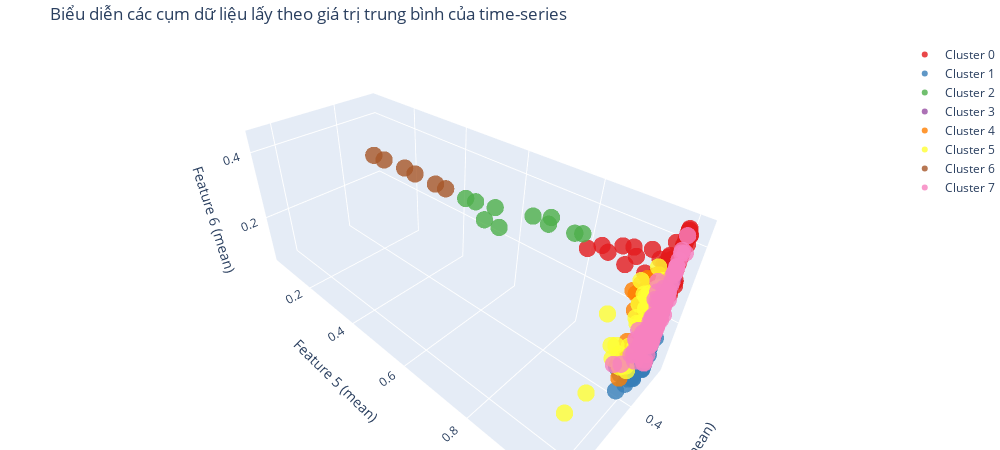

Notebook source saved alongside this figure:
### Code cell
colors = px.colors.qualitative.Set1
fig = go.Figure()

for i in range(k):
    cluster_points = x_mean[labels == i]
    
    fig.add_trace(go.Scatter3d(
        x=cluster_points[:, 3],
        y=cluster_points[:, 4],
        z=cluster_points[:, 5],
        mode='markers',
        marker=dict(size=6, color=colors[i % len(colors)], opacity=0.8),
        name=f'Cluster {i}'
    ))

fig.update_layout(
    title=f'Biểu diễn các cụm dữ liệu lấy theo giá trị trung bình của time-series',
    scene=dict(
        xaxis_title='Feature 4 (mean)',
        yaxis_title='Feature 5 (mean)',
        zaxis_title='Feature 6 (mean)',
    ),
    margin=dict(l=0, r=0, b=0, t=40),
    width=1000,  # Tăng chiều rộng
    height=450   # Tăng chiều cao
)
fig.show()

### Figure 1 — Plotly figure (JSON) as saved in the notebook; plotly's stock layout.template omitted (floating-point values rounded to 4 significant figures; data arrays with more than 128 entries replaced by an {"elided": "..."} marker saying what was removed)
{"data": [{"marker": {"color": "rgb(228,26,28)", "opacity": 0.8, "size": 6}, "mode": "markers", "name": "Cluster 0", "type": "scatter3d", "x": {"elided": "269 float values"}, "y": {"elided": "269 float values"}, "z": {"elided": "269 float values"}}, {"marker": {"color": "rgb(55,126,184)", "opacity": 0.8, "size": 6}, "mode": "markers", "name": "Cluster 1", "type": "scatter3d", "x": {"elided": "186 float values"}, "y": {"elided": "186 float values"}, "z": {"elided": "186 float values"}}, {"marker": {"color": "rgb(77,175,74)", "opacity": 0.8, "size": 6}, "mode": "markers", "name": "Cluster 2", "type": "scatter3d", "x": [0.2991, 0.2991, 0.3455, 0.2991, 0.2991, 0.3929, 0.3773, 0.2991, 0.2991, 0.2991], "y": [0.7932, 0.7739, 0.7317, 0.7088, 0.6591, 0.6323, 0.5745, 0.5435, 0.4769, 0.4413], "z": [0.3382, 0.3305, 0.3563, 0.3433, 0.3251, 0.3238, 0.3119, 0.2996, 0.2893, 0.2849]}, {"marker": {"color": "rgb(152,78,163)", "opacity": 0.8, "size": 6}, "mode": "markers", "name": "Cluster 3", "type": "scatter3d", "x": [0.2991, 0.2991, 0.2991, 0.2991, 0.299, 0.2991, 0.3694, 0.3444, 0.3779, 0.2991, 0.2991, 0.3695, 0.3058, 0.2994, 0.2974, 0.2991, 0.2991, 0.3766, 0.2991, 0.4249, 0.2991, 0.2991, 0.3067, 0.2992, 0.2991, 0.3538, 0.2991, 0.2991, 0.3422, 0.2992, 0.2992, 0.2991, 0.3192, 0.2991], "y": [1.0, 1.0, 1.0, 1.0, 1.0, 1.0, 1.0, 1.0, 1.0, 1.0, 1.0, 1.0, 1.0, 1.0, 1.0, 1.0, 1.0, 1.0, 1.0, 1.0, 1.0, 1.0, 1.0, 1.0, 1.0, 1.0, 1.0, 1.0, 1.0, 1.0, 1.0, 1.0, 1.0, 1.0], "z": [0.219, 0.2378, 0.2034, 0.1879, 0.2045, 0.2034, 0.344, 0.2399, 0.262, 0.2505, 0.3156, 0.3617, 0.2525, 0.2584, 0.2649, 0.2515, 0.1975, 0.1803, 0.1681, 0.199, 0.1888, 0.1878, 0.2046, 0.1675, 0.1665, 0.2304, 0.2335, 0.207, 0.3016, 0.2533, 0.261, 0.3333, 0.2449, 0.2265]}, {"marker": {"color": "rgb(255,127,0)", "opacity": 0.8, "size": 6}, "mode": "markers", "name": "Cluster 4", "type": "scatter3d", "x": [0.4388, 0.3361, 0.3928, 0.354, 0.3405, 0.4673, 0.4085, 0.3616, 0.4523, 0.3956, 0.4829, 0.5029, 0.4288, 0.4476, 0.4715, 0.3422, 0.3929, 0.4241, 0.367, 0.3773, 0.4709, 0.4462, 0.3585, 0.4241, 0.3423, 0.3474, 0.4554, 0.3423], "y": [1.0, 1.0, 1.0, 1.0, 1.0, 1.0, 1.0, 1.0, 1.0, 1.0, 1.0, 1.0, 1.0, 1.0, 1.0, 1.0, 1.0, 1.0, 1.0, 1.0, 1.0, 1.0, 1.0, 1.0, 1.0, 1.0, 1.0, 1.0], "z": [0.1504, 0.2206, 0.2619, 0.2788, 0.3311, 0.3542, 0.3382, 0.323, 0.3642, 0.3937, 0.4023, 0.4217, 0.4023, 0.4153, 0.4182, 0.3512, 0.3595, 0.3718, 0.3092, 0.2306, 0.2178, 0.2155, 0.2201, 0.2293, 0.2488, 0.2652, 0.2685, 0.3083]}, {"marker": {"color": "rgb(255,255,51)", "opacity": 0.8, "size": 6}, "mode": "markers", "name": "Cluster 5", "type": "scatter3d", "x": [0.4065, 0.3422, 0.4085, 0.3361, 0.392, 0.4101, 0.3405, 0.5324, 0.4479, 0.3543, 0.4293, 0.4517, 0.4085, 0.4085, 0.4788, 0.4105, 0.5851, 0.3681, 0.416, 0.397, 0.5093, 0.3543, 0.4356, 0.3484, 0.5888, 0.3486, 0.4789, 0.3995, 0.3612, 0.3483, 0.42, 0.4417, 0.3827, 0.4554, 0.4554, 0.6582, 0.432, 0.5096, 0.4109], "y": [1.0, 1.0, 1.0, 1.0, 1.0, 1.0, 1.0, 1.0, 1.0, 1.0, 1.0, 1.0, 1.0, 1.0, 1.0, 1.0, 1.0, 1.0, 1.0, 1.0, 1.0, 1.0, 1.0, 1.0, 1.0, 1.0, 1.0, 1.0, 1.0, 1.0, 1.0, 1.0, 1.0, 1.0, 1.0, 1.0, 1.0, 1.0, 0.9987], "z": [0.1463, 0.2027, 0.2715, 0.2686, 0.2709, 0.2858, 0.2636, 0.3153, 0.3238, 0.357, 0.3633, 0.3584, 0.3228, 0.3187, 0.4285, 0.4196, 0.4243, 0.347, 0.3622, 0.3227, 0.2641, 0.2384, 0.2405, 0.2296, 0.2384, 0.2285, 0.2516, 0.2108, 0.1792, 0.1845, 0.1714, 0.3764, 0.3537, 0.1973, 0.2065, 0.2495, 0.2988, 0.2983, 0.3469]}, {"marker": {"color": "rgb(166,86,40)", "opacity": 0.8, "size": 6}, "mode": "markers", "name": "Cluster 6", "type": "scatter3d", "x": [0.2991, 0.2991, 0.2991, 0.2991, 0.2991, 0.2991], "y": [0.3654, 0.325, 0.2391, 0.1936, 0.09711, 0.04611], "z": [0.2849, 0.2844, 0.2849, 0.288, 0.2819, 0.2804]}, {"marker": {"color": "rgb(247,129,191)", "opacity": 0.8, "size": 6}, "mode": "markers", "name": "Cluster 7", "type": "scatter3d", "x": {"elided": "154 float values"}, "y": {"elided": "154 float values"}, "z": {"elided": "154 float values"}}], "layout": {"height": 450, "margin": {"b": 0, "l": 0, "r": 0, "t": 40}, "scene": {"xaxis": {"title": {"text": "Feature 4 (mean)"}}, "yaxis": {"title": {"text": "Feature 5 (mean)"}}, "zaxis": {"title": {"text": "Feature 6 (mean)"}}}, "title": {"text": "Biểu diễn các cụm dữ liệu lấy theo giá trị trung bình của time-series"}, "width": 1000}}
